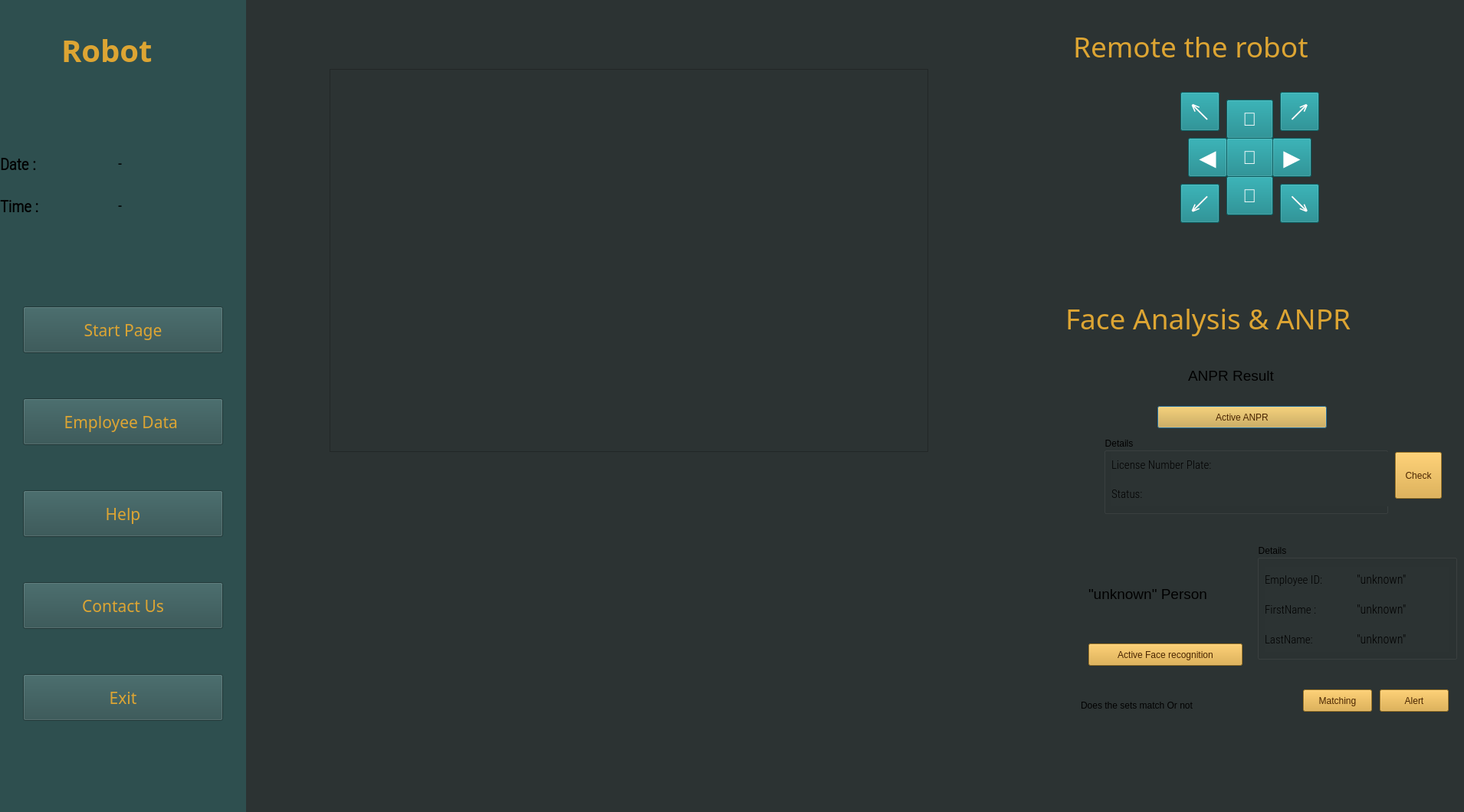
<?xml version="1.0" encoding="UTF-8"?>
<ui version="4.0">
 <class>Dash</class>
 <widget class="QDialog" name="Dash">
  <property name="geometry">
   <rect>
    <x>0</x>
    <y>0</y>
    <width>1910</width>
    <height>1060</height>
   </rect>
  </property>
  <property name="windowTitle">
   <string>Dialog</string>
  </property>
  <widget class="QWidget" name="widget_2" native="true">
   <property name="geometry">
    <rect>
     <x>0</x>
     <y>-20</y>
     <width>1920</width>
     <height>1080</height>
    </rect>
   </property>
   <property name="autoFillBackground">
    <bool>false</bool>
   </property>
   <property name="styleSheet">
    <string notr="true">background-color: rgb(44, 51, 51);</string>
   </property>
   <widget class="QLabel" name="label_5">
    <property name="geometry">
     <rect>
      <x>1390</x>
      <y>350</y>
      <width>511</width>
      <height>171</height>
     </rect>
    </property>
    <property name="font">
     <font>
      <family>SF Pro Rounded</family>
      <pointsize>28</pointsize>
      <weight>10</weight>
      <italic>false</italic>
      <bold>false</bold>
     </font>
    </property>
    <property name="styleSheet">
     <string notr="true">
color: rgb(221, 165, 51);
background-color: transparent;
font: 81 28pt &quot;SF Pro Rounded&quot;;</string>
    </property>
    <property name="text">
     <string>Face Analysis &amp; ANPR</string>
    </property>
   </widget>
   <widget class="QLabel" name="label_7">
    <property name="geometry">
     <rect>
      <x>1400</x>
      <y>40</y>
      <width>411</width>
      <height>81</height>
     </rect>
    </property>
    <property name="font">
     <font>
      <family>SF Pro Rounded</family>
      <pointsize>28</pointsize>
      <weight>10</weight>
      <italic>false</italic>
      <bold>false</bold>
     </font>
    </property>
    <property name="styleSheet">
     <string notr="true">color: rgb(221, 165, 51);

background-color: transparent;
font: 81 28pt &quot;SF Pro Rounded&quot;;</string>
    </property>
    <property name="text">
     <string>Remote the robot</string>
    </property>
   </widget>
   <widget class="QToolButton" name="bt_4">
    <property name="geometry">
     <rect>
      <x>1550</x>
      <y>200</y>
      <width>51</width>
      <height>51</height>
     </rect>
    </property>
    <property name="font">
     <font>
      <pointsize>22</pointsize>
     </font>
    </property>
    <property name="styleSheet">
     <string notr="true">background-color: rgb(14, 131, 136);
color: rgb(255, 255, 255);
</string>
    </property>
    <property name="text">
     <string>◀️</string>
    </property>
   </widget>
   <widget class="QToolButton" name="bt_6">
    <property name="geometry">
     <rect>
      <x>1660</x>
      <y>200</y>
      <width>51</width>
      <height>51</height>
     </rect>
    </property>
    <property name="font">
     <font>
      <pointsize>22</pointsize>
     </font>
    </property>
    <property name="styleSheet">
     <string notr="true">background-color: rgb(14, 131, 136);
color: rgb(255, 255, 255);
</string>
    </property>
    <property name="text">
     <string>▶️</string>
    </property>
   </widget>
   <widget class="QToolButton" name="bt_8">
    <property name="geometry">
     <rect>
      <x>1600</x>
      <y>150</y>
      <width>61</width>
      <height>51</height>
     </rect>
    </property>
    <property name="font">
     <font>
      <pointsize>18</pointsize>
     </font>
    </property>
    <property name="styleSheet">
     <string notr="true">background-color: rgb(14, 131, 136);
color: rgb(255, 255, 255);
</string>
    </property>
    <property name="text">
     <string>🔼</string>
    </property>
   </widget>
   <widget class="QToolButton" name="bt_2">
    <property name="geometry">
     <rect>
      <x>1600</x>
      <y>250</y>
      <width>61</width>
      <height>51</height>
     </rect>
    </property>
    <property name="font">
     <font>
      <pointsize>18</pointsize>
     </font>
    </property>
    <property name="styleSheet">
     <string notr="true">background-color: rgb(14, 131, 136);
color: rgb(255, 255, 255);
</string>
    </property>
    <property name="text">
     <string>🔽</string>
    </property>
   </widget>
   <widget class="QToolButton" name="bt_7">
    <property name="geometry">
     <rect>
      <x>1540</x>
      <y>140</y>
      <width>51</width>
      <height>51</height>
     </rect>
    </property>
    <property name="font">
     <font>
      <pointsize>22</pointsize>
     </font>
    </property>
    <property name="styleSheet">
     <string notr="true">background-color: rgb(14, 131, 136);
color: rgb(255, 255, 255);
</string>
    </property>
    <property name="text">
     <string>↖️</string>
    </property>
    <property name="checkable">
     <bool>false</bool>
    </property>
   </widget>
   <widget class="QToolButton" name="bt_9">
    <property name="geometry">
     <rect>
      <x>1670</x>
      <y>140</y>
      <width>51</width>
      <height>51</height>
     </rect>
    </property>
    <property name="font">
     <font>
      <pointsize>22</pointsize>
     </font>
    </property>
    <property name="styleSheet">
     <string notr="true">background-color: rgb(14, 131, 136);
color: rgb(255, 255, 255);
</string>
    </property>
    <property name="text">
     <string>↗️</string>
    </property>
    <property name="checkable">
     <bool>false</bool>
    </property>
   </widget>
   <widget class="QToolButton" name="bt_1">
    <property name="geometry">
     <rect>
      <x>1540</x>
      <y>260</y>
      <width>51</width>
      <height>51</height>
     </rect>
    </property>
    <property name="font">
     <font>
      <pointsize>22</pointsize>
     </font>
    </property>
    <property name="styleSheet">
     <string notr="true">background-color: rgb(14, 131, 136);
color: rgb(255, 255, 255);
</string>
    </property>
    <property name="text">
     <string>↙️</string>
    </property>
   </widget>
   <widget class="QToolButton" name="bt_3">
    <property name="geometry">
     <rect>
      <x>1670</x>
      <y>260</y>
      <width>51</width>
      <height>51</height>
     </rect>
    </property>
    <property name="font">
     <font>
      <pointsize>22</pointsize>
     </font>
    </property>
    <property name="styleSheet">
     <string notr="true">background-color: rgb(14, 131, 136);
color: rgb(255, 255, 255);
</string>
    </property>
    <property name="text">
     <string>↘️</string>
    </property>
   </widget>
   <widget class="QToolButton" name="bt_0">
    <property name="geometry">
     <rect>
      <x>1600</x>
      <y>200</y>
      <width>61</width>
      <height>51</height>
     </rect>
    </property>
    <property name="font">
     <font>
      <pointsize>18</pointsize>
     </font>
    </property>
    <property name="styleSheet">
     <string notr="true">background-color: rgb(14, 131, 136);
color: rgb(255, 255, 255);
</string>
    </property>
    <property name="text">
     <string>🔄</string>
    </property>
   </widget>
   <widget class="QPushButton" name="bt_anpr">
    <property name="geometry">
     <rect>
      <x>1510</x>
      <y>550</y>
      <width>221</width>
      <height>29</height>
     </rect>
    </property>
    <property name="styleSheet">
     <string notr="true">background-color: rgb(221, 165, 51);
color: rgb(74, 37, 0);

font: 81 10pt &quot;SF Pro Rounded&quot;;
</string>
    </property>
    <property name="text">
     <string>Active ANPR</string>
    </property>
    <property name="checkable">
     <bool>false</bool>
    </property>
    <property name="checked">
     <bool>false</bool>
    </property>
   </widget>
   <widget class="QPushButton" name="bt_face">
    <property name="geometry">
     <rect>
      <x>1420</x>
      <y>860</y>
      <width>201</width>
      <height>29</height>
     </rect>
    </property>
    <property name="styleSheet">
     <string notr="true">background-color: rgb(221, 165, 51);
color: rgb(74, 37, 0);

font: 81 10pt &quot;SF Pro Rounded&quot;;
</string>
    </property>
    <property name="text">
     <string>Active Face recognition</string>
    </property>
   </widget>
   <widget class="QGroupBox" name="groupBox">
    <property name="geometry">
     <rect>
      <x>1440</x>
      <y>590</y>
      <width>371</width>
      <height>101</height>
     </rect>
    </property>
    <property name="title">
     <string>Details</string>
    </property>
    <property name="checkable">
     <bool>false</bool>
    </property>
    <widget class="QWidget" name="verticalLayoutWidget">
     <property name="geometry">
      <rect>
       <x>10</x>
       <y>20</y>
       <width>201</width>
       <height>71</height>
      </rect>
     </property>
     <layout class="QVBoxLayout" name="verticalLayout">
      <item>
       <widget class="QLabel" name="label_8">
        <property name="font">
         <font>
          <family>Roboto Condensed Light</family>
          <pointsize>11</pointsize>
          <weight>50</weight>
          <bold>false</bold>
         </font>
        </property>
        <property name="text">
         <string>License Number Plate:</string>
        </property>
       </widget>
      </item>
      <item>
       <widget class="QLabel" name="label_10">
        <property name="font">
         <font>
          <family>Roboto Condensed Light</family>
          <pointsize>11</pointsize>
          <weight>50</weight>
          <bold>false</bold>
         </font>
        </property>
        <property name="text">
         <string>Status:</string>
        </property>
       </widget>
      </item>
     </layout>
    </widget>
    <widget class="QWidget" name="verticalLayoutWidget_2">
     <property name="geometry">
      <rect>
       <x>210</x>
       <y>20</y>
       <width>161</width>
       <height>71</height>
      </rect>
     </property>
     <layout class="QVBoxLayout" name="verticalLayout_2">
      <item>
       <widget class="QLineEdit" name="lineEdit">
        <property name="sizePolicy">
         <sizepolicy hsizetype="Expanding" vsizetype="Preferred">
          <horstretch>0</horstretch>
          <verstretch>0</verstretch>
         </sizepolicy>
        </property>
        <property name="frame">
         <bool>false</bool>
        </property>
        <property name="cursorMoveStyle">
         <enum>Qt::LogicalMoveStyle</enum>
        </property>
       </widget>
      </item>
      <item>
       <widget class="QLabel" name="statuslabel">
        <property name="font">
         <font>
          <family>Roboto Condensed Light</family>
          <pointsize>12</pointsize>
          <weight>50</weight>
          <bold>false</bold>
         </font>
        </property>
        <property name="text">
         <string/>
        </property>
       </widget>
      </item>
     </layout>
    </widget>
   </widget>
   <widget class="QLabel" name="imgLabel">
    <property name="geometry">
     <rect>
      <x>430</x>
      <y>110</y>
      <width>781</width>
      <height>500</height>
     </rect>
    </property>
    <property name="minimumSize">
     <size>
      <width>4</width>
      <height>0</height>
     </size>
    </property>
    <property name="maximumSize">
     <size>
      <width>800</width>
      <height>500</height>
     </size>
    </property>
    <property name="layoutDirection">
     <enum>Qt::LeftToRight</enum>
    </property>
    <property name="styleSheet">
     <string notr="true"/>
    </property>
    <property name="frameShape">
     <enum>QFrame::StyledPanel</enum>
    </property>
    <property name="frameShadow">
     <enum>QFrame::Plain</enum>
    </property>
    <property name="text">
     <string/>
    </property>
   </widget>
   <widget class="QLabel" name="frameP">
    <property name="geometry">
     <rect>
      <x>1550</x>
      <y>480</y>
      <width>151</width>
      <height>61</height>
     </rect>
    </property>
    <property name="font">
     <font>
      <pointsize>14</pointsize>
      <strikeout>false</strikeout>
     </font>
    </property>
    <property name="layoutDirection">
     <enum>Qt::LeftToRight</enum>
    </property>
    <property name="text">
     <string>ANPR Result</string>
    </property>
   </widget>
   <widget class="QLabel" name="frameF">
    <property name="geometry">
     <rect>
      <x>1420</x>
      <y>740</y>
      <width>201</width>
      <height>111</height>
     </rect>
    </property>
    <property name="font">
     <font>
      <pointsize>14</pointsize>
      <strikeout>false</strikeout>
     </font>
    </property>
    <property name="layoutDirection">
     <enum>Qt::LeftToRight</enum>
    </property>
    <property name="styleSheet">
     <string notr="true"/>
    </property>
    <property name="text">
     <string>&quot;unknown&quot; Person</string>
    </property>
   </widget>
   <widget class="QGroupBox" name="groupBox_2">
    <property name="geometry">
     <rect>
      <x>1640</x>
      <y>730</y>
      <width>261</width>
      <height>151</height>
     </rect>
    </property>
    <property name="title">
     <string>Details</string>
    </property>
    <widget class="QWidget" name="verticalLayoutWidget_3">
     <property name="geometry">
      <rect>
       <x>10</x>
       <y>30</y>
       <width>124</width>
       <height>111</height>
      </rect>
     </property>
     <layout class="QVBoxLayout" name="verticalLayout_3">
      <item>
       <widget class="QLabel" name="label_11">
        <property name="font">
         <font>
          <family>Roboto Condensed Light</family>
          <pointsize>11</pointsize>
          <weight>50</weight>
          <bold>false</bold>
         </font>
        </property>
        <property name="text">
         <string>Employee ID:</string>
        </property>
       </widget>
      </item>
      <item>
       <widget class="QLabel" name="label_3">
        <property name="font">
         <font>
          <family>Roboto Condensed Light</family>
          <pointsize>11</pointsize>
          <weight>50</weight>
          <bold>false</bold>
         </font>
        </property>
        <property name="text">
         <string>FirstName : </string>
        </property>
       </widget>
      </item>
      <item>
       <widget class="QLabel" name="label_4">
        <property name="font">
         <font>
          <family>Roboto Condensed Light</family>
          <pointsize>11</pointsize>
          <weight>50</weight>
          <bold>false</bold>
         </font>
        </property>
        <property name="text">
         <string>LastName:</string>
        </property>
       </widget>
      </item>
     </layout>
    </widget>
    <widget class="QWidget" name="verticalLayoutWidget_4">
     <property name="geometry">
      <rect>
       <x>130</x>
       <y>30</y>
       <width>121</width>
       <height>111</height>
      </rect>
     </property>
     <layout class="QVBoxLayout" name="verticalLayout_4">
      <item>
       <widget class="QLabel" name="employeeid">
        <property name="font">
         <font>
          <family>Roboto Condensed Light</family>
          <pointsize>12</pointsize>
          <weight>50</weight>
          <bold>false</bold>
         </font>
        </property>
        <property name="text">
         <string>&quot;unknown&quot;</string>
        </property>
       </widget>
      </item>
      <item>
       <widget class="QLabel" name="firstname">
        <property name="font">
         <font>
          <family>Roboto Condensed Light</family>
          <pointsize>12</pointsize>
          <weight>50</weight>
          <bold>false</bold>
         </font>
        </property>
        <property name="text">
         <string>&quot;unknown&quot;</string>
        </property>
       </widget>
      </item>
      <item>
       <widget class="QLabel" name="lastname">
        <property name="font">
         <font>
          <family>Roboto Condensed Light</family>
          <pointsize>12</pointsize>
          <weight>50</weight>
          <bold>false</bold>
         </font>
        </property>
        <property name="text">
         <string>&quot;unknown&quot;</string>
        </property>
       </widget>
      </item>
     </layout>
    </widget>
   </widget>
   <widget class="QPushButton" name="bt_viewall_2">
    <property name="geometry">
     <rect>
      <x>1700</x>
      <y>920</y>
      <width>90</width>
      <height>29</height>
     </rect>
    </property>
    <property name="styleSheet">
     <string notr="true">background-color: rgb(221, 165, 51);
color: rgb(74, 37, 0);

font: 81 10pt &quot;SF Pro Rounded&quot;;
</string>
    </property>
    <property name="text">
     <string>Matching</string>
    </property>
   </widget>
   <widget class="QLabel" name="frameP_2">
    <property name="geometry">
     <rect>
      <x>1410</x>
      <y>900</y>
      <width>211</width>
      <height>81</height>
     </rect>
    </property>
    <property name="layoutDirection">
     <enum>Qt::LeftToRight</enum>
    </property>
    <property name="text">
     <string>Does the sets match Or not</string>
    </property>
   </widget>
   <widget class="QPushButton" name="bt_add">
    <property name="geometry">
     <rect>
      <x>1800</x>
      <y>920</y>
      <width>90</width>
      <height>29</height>
     </rect>
    </property>
    <property name="styleSheet">
     <string notr="true">background-color: rgb(221, 165, 51);
color: rgb(74, 37, 0);

font: 81 10pt &quot;SF Pro Rounded&quot;;
</string>
    </property>
    <property name="text">
     <string>Alert</string>
    </property>
   </widget>
   <widget class="QPushButton" name="bt_check">
    <property name="geometry">
     <rect>
      <x>1820</x>
      <y>610</y>
      <width>61</width>
      <height>61</height>
     </rect>
    </property>
    <property name="styleSheet">
     <string notr="true">background-color: rgb(221, 165, 51);
color: rgb(74, 37, 0);

font: 81 10pt &quot;SF Pro Rounded&quot;;
</string>
    </property>
    <property name="text">
     <string>Check</string>
    </property>
    <property name="checkable">
     <bool>false</bool>
    </property>
    <property name="checked">
     <bool>false</bool>
    </property>
   </widget>
   <widget class="QWidget" name="widget" native="true">
    <property name="geometry">
     <rect>
      <x>0</x>
      <y>20</y>
      <width>321</width>
      <height>1081</height>
     </rect>
    </property>
    <property name="sizePolicy">
     <sizepolicy hsizetype="Preferred" vsizetype="Preferred">
      <horstretch>0</horstretch>
      <verstretch>0</verstretch>
     </sizepolicy>
    </property>
    <property name="styleSheet">
     <string notr="true">background-color: rgb(203, 228, 222);
background-color: rgb(46, 79, 79);</string>
    </property>
    <widget class="QLabel" name="label_6">
     <property name="geometry">
      <rect>
       <x>80</x>
       <y>30</y>
       <width>161</width>
       <height>71</height>
      </rect>
     </property>
     <property name="font">
      <font>
       <family>SF Pro Rounded</family>
       <pointsize>30</pointsize>
       <weight>75</weight>
       <bold>true</bold>
      </font>
     </property>
     <property name="styleSheet">
      <string notr="true">color: rgb(221, 165, 51);</string>
     </property>
     <property name="text">
      <string>Robot</string>
     </property>
    </widget>
    <widget class="QWidget" name="gridLayoutWidget">
     <property name="geometry">
      <rect>
       <x>0</x>
       <y>190</y>
       <width>301</width>
       <height>104</height>
      </rect>
     </property>
     <layout class="QGridLayout" name="gridLayout_3">
      <item row="1" column="0">
       <widget class="QLabel" name="label_2">
        <property name="font">
         <font>
          <family>Roboto Condensed Light</family>
          <pointsize>16</pointsize>
          <weight>75</weight>
          <bold>true</bold>
         </font>
        </property>
        <property name="styleSheet">
         <string notr="true"/>
        </property>
        <property name="text">
         <string>Time :</string>
        </property>
       </widget>
      </item>
      <item row="0" column="1">
       <widget class="QLabel" name="Date_Label">
        <property name="font">
         <font>
          <family>Roboto Condensed Light</family>
          <pointsize>13</pointsize>
          <weight>75</weight>
          <bold>true</bold>
         </font>
        </property>
        <property name="styleSheet">
         <string notr="true"/>
        </property>
        <property name="text">
         <string>-</string>
        </property>
       </widget>
      </item>
      <item row="1" column="1">
       <widget class="QLabel" name="Time_Label">
        <property name="font">
         <font>
          <family>Roboto Condensed Light</family>
          <pointsize>13</pointsize>
          <weight>75</weight>
          <bold>true</bold>
         </font>
        </property>
        <property name="styleSheet">
         <string notr="true"/>
        </property>
        <property name="text">
         <string>-</string>
        </property>
       </widget>
      </item>
      <item row="0" column="0">
       <widget class="QLabel" name="label">
        <property name="font">
         <font>
          <family>Roboto Condensed Light</family>
          <pointsize>16</pointsize>
          <weight>75</weight>
          <bold>true</bold>
         </font>
        </property>
        <property name="styleSheet">
         <string notr="true"/>
        </property>
        <property name="text">
         <string>Date :</string>
        </property>
       </widget>
      </item>
     </layout>
    </widget>
    <widget class="QPushButton" name="bt_startpage">
     <property name="geometry">
      <rect>
       <x>30</x>
       <y>400</y>
       <width>261</width>
       <height>61</height>
      </rect>
     </property>
     <property name="font">
      <font>
       <family>SF Pro Rounded</family>
       <pointsize>16</pointsize>
       <weight>10</weight>
       <italic>false</italic>
       <bold>false</bold>
      </font>
     </property>
     <property name="styleSheet">
      <string notr="true">color: rgb(221, 165, 51);
font: 81 16pt &quot;SF Pro Rounded&quot;;
</string>
     </property>
     <property name="text">
      <string>Start Page</string>
     </property>
    </widget>
    <widget class="QPushButton" name="bt_viewalldata">
     <property name="geometry">
      <rect>
       <x>30</x>
       <y>520</y>
       <width>261</width>
       <height>61</height>
      </rect>
     </property>
     <property name="font">
      <font>
       <family>SF Pro Rounded</family>
       <pointsize>16</pointsize>
       <weight>10</weight>
       <italic>false</italic>
       <bold>false</bold>
      </font>
     </property>
     <property name="styleSheet">
      <string notr="true">color: rgb(221, 165, 51);


font: 81  &quot;SF Pro Rounded&quot;;
</string>
     </property>
     <property name="text">
      <string>Employee Data </string>
     </property>
    </widget>
    <widget class="QPushButton" name="bt_help">
     <property name="geometry">
      <rect>
       <x>30</x>
       <y>640</y>
       <width>261</width>
       <height>61</height>
      </rect>
     </property>
     <property name="font">
      <font>
       <family>SF Pro Rounded</family>
       <pointsize>16</pointsize>
       <weight>10</weight>
       <italic>false</italic>
       <bold>false</bold>
      </font>
     </property>
     <property name="styleSheet">
      <string notr="true">color: rgb(221, 165, 51);


font: 81 16pt &quot;SF Pro Rounded&quot;;
</string>
     </property>
     <property name="text">
      <string>Help</string>
     </property>
    </widget>
    <widget class="QPushButton" name="bt_exit">
     <property name="geometry">
      <rect>
       <x>30</x>
       <y>880</y>
       <width>261</width>
       <height>61</height>
      </rect>
     </property>
     <property name="font">
      <font>
       <family>SF Pro Rounded</family>
       <pointsize>16</pointsize>
       <weight>10</weight>
       <italic>false</italic>
       <bold>false</bold>
      </font>
     </property>
     <property name="styleSheet">
      <string notr="true">color: rgb(221, 165, 51);


font: 81 16pt &quot;SF Pro Rounded&quot;;
</string>
     </property>
     <property name="text">
      <string>Exit</string>
     </property>
    </widget>
    <widget class="QPushButton" name="bt_contactus">
     <property name="geometry">
      <rect>
       <x>30</x>
       <y>760</y>
       <width>261</width>
       <height>61</height>
      </rect>
     </property>
     <property name="font">
      <font>
       <family>SF Pro Rounded</family>
       <pointsize>16</pointsize>
       <weight>10</weight>
       <italic>false</italic>
       <bold>false</bold>
      </font>
     </property>
     <property name="styleSheet">
      <string notr="true">color: rgb(221, 165, 51);



font: 81 16pt &quot;SF Pro Rounded&quot;;
</string>
     </property>
     <property name="text">
      <string>Contact Us</string>
     </property>
    </widget>
   </widget>
   <zorder>widget</zorder>
   <zorder>label_5</zorder>
   <zorder>label_7</zorder>
   <zorder>bt_4</zorder>
   <zorder>bt_6</zorder>
   <zorder>bt_8</zorder>
   <zorder>bt_2</zorder>
   <zorder>bt_7</zorder>
   <zorder>bt_9</zorder>
   <zorder>bt_1</zorder>
   <zorder>bt_3</zorder>
   <zorder>bt_0</zorder>
   <zorder>bt_anpr</zorder>
   <zorder>bt_face</zorder>
   <zorder>groupBox</zorder>
   <zorder>imgLabel</zorder>
   <zorder>frameF</zorder>
   <zorder>groupBox_2</zorder>
   <zorder>bt_viewall_2</zorder>
   <zorder>frameP_2</zorder>
   <zorder>frameP</zorder>
   <zorder>bt_add</zorder>
   <zorder>bt_check</zorder>
  </widget>
 </widget>
 <resources/>
 <connections/>
</ui>
